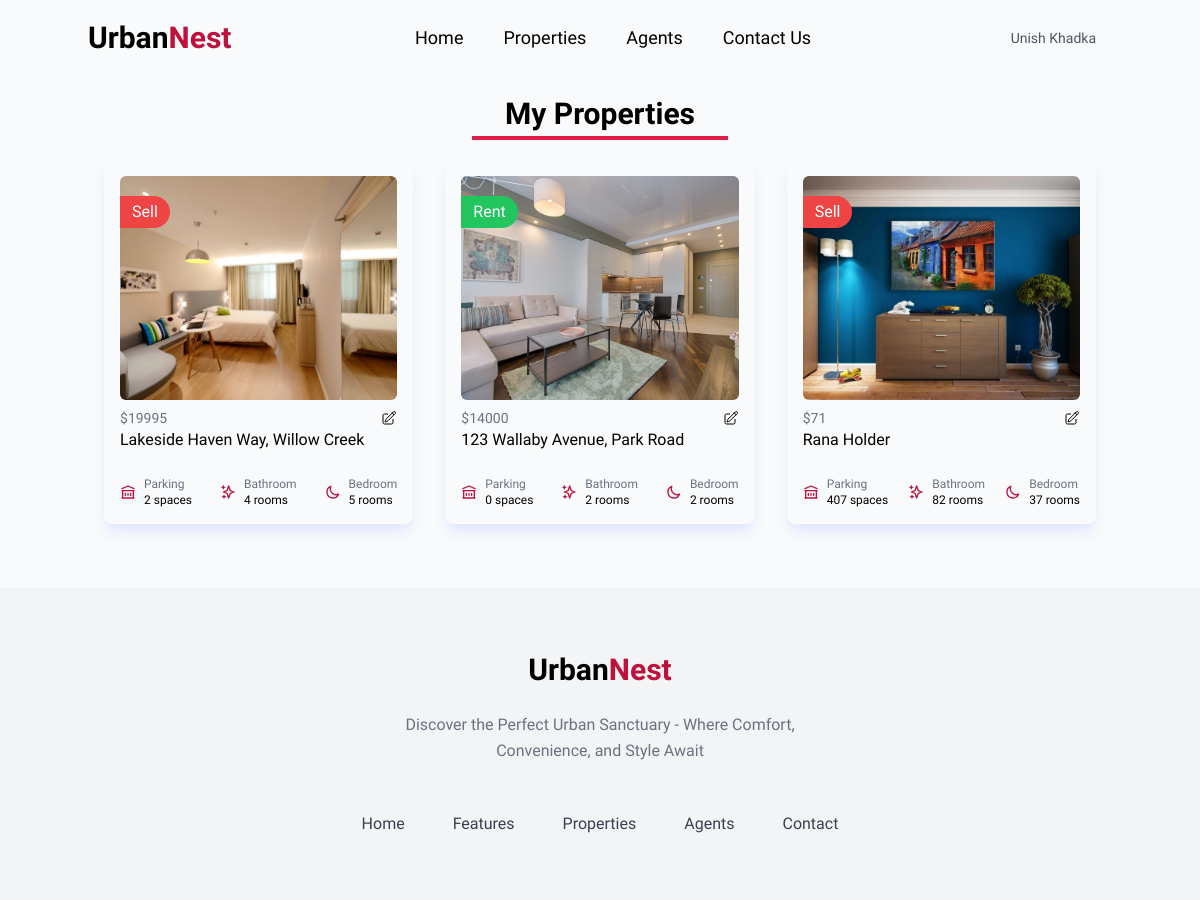
/my-properties/ (signed in), run on the app's committed database.
### users/models.py (models this page shows, shortened)
class CustomUser(AbstractBaseUser, PermissionsMixin):
    id = models.CharField(
        _("ID"), primary_key=True, max_length=22, default=shortuuid.uuid, editable=False
    )
    email = models.EmailField(_("Email Address"), unique=True)
    full_name = models.CharField(_("Full Name"), max_length=100)
    phone = models.CharField(_("Phone Number"), max_length=15, null=True, blank=True)
    profile_image = models.ImageField(
        _("Profile Image"),
        upload_to="profile/",
        default="profile/default.png",
        null=True,
        blank=True,
    )
    is_active = models.BooleanField(_("Is Active"), default=True)
    is_staff = models.BooleanField(_("Is Staff"), default=False)
    is_agent = models.BooleanField(_("Is Agent"), default=False)
    date_joined = models.DateTimeField(_("Date Joined"), default=timezone.now)
    objects = CustomUserManager()
    USERNAME_FIELD = "email"
    REQUIRED_FIELDS = ["full_name"]
    class Meta:
        verbose_name = _("User")
        verbose_name_plural = _("Users")
        ordering = ["-date_joined"]

### spacenest/models.py (models this page shows, shortened)
class Property(models.Model):
    PROVINCE_CHOICES = [
        ("koshi", _("Koshi Province")),
        ("madhesh", _("Madhesh Province")),
        ("bagmati", _("Bagmati Province")),
        ("gandaki", _("Gandaki Province")),
        ("lumbini", _("Lumbini Province")),
        ("karnali", _("Karnali Province")),
        ("sudurpashchim", _("Sudurpashchim Province")),
    ]
    LISTING_TYPE_CHOICES = [
        ("sell", _("Sell")),
        ("rent", _("Rent")),
    ]
    id = models.CharField(
        _("ID"), primary_key=True, max_length=22, default=shortuuid.uuid, editable=False
    )
    name = models.CharField(_("Property Name"), max_length=200)
    location = models.CharField(_("Location"), max_length=200)
    province = models.CharField(_("Province"), max_length=200, choices=PROVINCE_CHOICES)
    listing_type = models.CharField(
        _("Listing Type"), max_length=20, choices=LISTING_TYPE_CHOICES
    )
    description = models.TextField(null=True, blank=True)
    price = models.PositiveIntegerField(_("Price"))
    property_image = models.ImageField(
        _("Property Image"),
        upload_to="property/",
        default="property/default.jpg",
        null=True,
        blank=True,
    )
    owner = models.ForeignKey(User, on_delete=models.CASCADE, verbose_name=_("Owner"))
    parking = models.PositiveIntegerField(_("Parking Space"), default=0)
    bathroom = models.PositiveIntegerField(_("Bathroom"), default=0)
    bedroom = models.PositiveIntegerField(_("Bedroom"), default=0)
    class Meta:
        verbose_name_plural = "Properties"

### spacenest/views.py (the view)
# urls.py: path("my-properties/", my_properties, name="my_properties"),
def my_properties(request):
    properties = Property.objects.select_related("owner").filter(owner=request.user)
    context = {"properties": properties}
    return render(request, "spacenest/my_properties.html", context)

### spacenest/context_processors.py (called while the page is built)
def inbox(request):
    mails = None
    if request.user.is_authenticated:
        try:
            mails = Mailbox.objects.filter(receiver=request.user)
            return {"mails": mails}
        except Mailbox.DoesNotExist:
            return {"mails": 0}
    return {"mails": mails}

### spacenest/templates/spacenest/my_properties.html (shortened to what this page needs)
{% extends "main.html" %} {% block content %} {% load static %}
<section class="container mx-auto mt-5 mb-16">
    <div class="flex flex-col items-center m-5 space-y-1">
        <h1 class="text-center text-3xl font-semibold">My Properties</h1>
        <p class="h-1 w-64 bg-rose-600"></span>
      </div>
  <div class="grid lg:grid-cols-3 gap-8 px-4 my-5">
    {% for property in properties %}
    <div class="block rounded-lg p-4 shadow-lg shadow-indigo-100 overflow-hidden relative">
      <span class="px-3 absolute mt-5 text-white rounded-r-full py-1 {% if property.listing_type == 'sell' %}bg-red-500{% else %}bg-green-500{% endif %} capitalize">{{property.listing_type}}</span>
      <a href="{% url 'property' property.id %}">
      <img alt="" src="{{property.property_image.url}}" class="h-56 w-full rounded-md object-cover" />
      </a>
      <div class="mt-2">
        <dl>
          <div class="flex items-center justify-between">
            <dd class="text-sm text-gray-500">${{property.price}}</dd>
            <div>
              <a href="{% url "edit_property" property.id %}">
              </a>
              </div>
          </div>
          <div>
            <a href="{% url 'property' property.id %}">
            <dd class="font-medium">{{property.name}}</dd>
            </a>
          </div>
        </dl>
        <div class="mt-6 flex items-center justify-between text-xs">
          <div class="sm:inline-flex sm:shrink-0 sm:items-center sm:gap-2">
            <svg class="size-4 text-rose-700" xmlns="http://www.w3.org/2000/svg" fill="none" viewBox="0 0 24 24"
              stroke="currentColor">
              <path stroke-linecap="round" stroke-linejoin="round" stroke-width="2"
                d="M8 14v3m4-3v3m4-3v3M3 21h18M3 10h18M3 7l9-4 9 4M4 10h16v11H4V10z" />
            </svg>
            <div class="mt-1.5 sm:mt-0">
              <p class="text-gray-500">Parking</p>
              <p class="font-medium">{{property.parking}} spaces</p>
            </div>
          </div>
          <div class="sm:inline-flex sm:shrink-0 sm:items-center sm:gap-2">
            <svg class="size-4 text-rose-700" xmlns="http://www.w3.org/2000/svg" fill="none" viewBox="0 0 24 24"
              stroke="currentColor">
              <path stroke-linecap="round" stroke-linejoin="round" stroke-width="2"
                d="M5 3v4M3 5h4M6 17v4m-2-2h4m5-16l2.286 6.857L21 12l-5.714 2.143L13 21l-2.286-6.857L5 12l5.714-2.143L13 3z" />
            </svg>
            <div class="mt-1.5 sm:mt-0">
              <p class="text-gray-500">Bathroom</p>
              <p class="font-medium">{{property.bathroom}} rooms</p>
            </div>
          </div>
          <div class="sm:inline-flex sm:shrink-0 sm:items-center sm:gap-2">
            <svg class="size-4 text-rose-700" xmlns="http://www.w3.org/2000/svg" fill="none" viewBox="0 0 24 24"
              stroke="currentColor">
              <path stroke-linecap="round" stroke-linejoin="round" stroke-width="2"
                d="M20.354 15.354A9 9 0 018.646 3.646 9.003 9.003 0 0012 21a9.003 9.003 0 008.354-5.646z" />
            </svg>
            <div class="mt-1.5 sm:mt-0">
              <p class="text-gray-500">Bedroom</p>
              <p class="font-medium">{{property.bedroom}} rooms</p>
            </div>
          </div>
        </div>
      </div>
    </div>
    {% endfor %}
  </div>
</section>
{% endblock content %}

### templates/navbar.html (shortened to what this page needs)
<nav class="container mx-auto flex items-center justify-between py-5">
  <div class="text-3xl font-bold cursor-pointer"><a href="{% url 'index' %}">Urban<span class="text-rose-700 ">Nest</span></a></div>
  <div>
    <ul class="flex items-center text-lg gap-10 hidden lg:flex">
      <li>
        <a href="{% url 'index' %}" class="cursor-pointer">Home</a>
      </li>
      <li><a href="{% url 'properties' %}" class="cursor-pointer">Properties</a></li>
      <li><a href="{% url 'agents' %}" class="cursor-pointer">Agents</a></li>
      <li><a href="{% url 'contact' %}" class="cursor-pointer">Contact Us</a></li>
    </ul>
  </div>
  <div class="flex items-center gap-10">
    {% if request.user.is_authenticated %}
    <div class="relative">
        <p
        id="dropdown-toggle"
          class="px-4 py-2 text-sm/none text-gray-600 hover:bg-gray-50 hover:text-gray-700 cursor-pointer"
        >
          {{request.user.full_name}}
    </p>
    </div>
    {% endif %}
  </div>
</nav>

### data on the page
CustomUser: user.full_name "Unish Khadka"
Property: listing_type "Sell", property_image (picture), price "19995", name "Lakeside Haven Way, Willow Creek", parking "2", bathroom "4", bedroom "5"
Property: listing_type "Rent", property_image (picture), price "14000", name "123 Wallaby Avenue, Park Road", parking "0", bathroom "2", bedroom "2"
Property: listing_type "Sell", property_image (picture), price "71", name "Rana Holder", parking "407", bathroom "82", bedroom "37"
